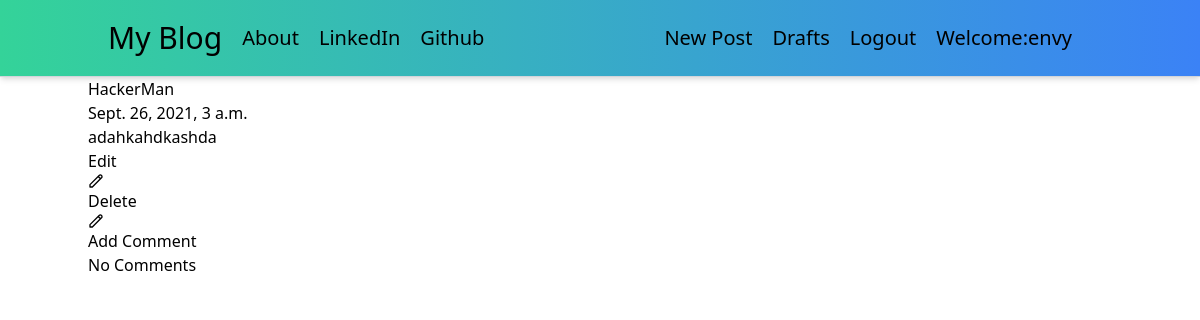
The app's page /blog/post/2/details (signed in) with its own data.
### blog/models.py (models this page shows, shortened)
class Post(models.Model):
    author = models.ForeignKey('auth.user', on_delete=CASCADE)
    title = models.CharField(max_length=200)
    Text = models.TextField()
    date_created = models.DateTimeField(
        default=timezone.datetime.now, editable=True)
    publish_date = models.DateTimeField(blank=True, null=True)

### blog/views.py (the view)
# urls.py: path('post/<int:pk>/details', views.PostDetailView.as_view(), name='post_detail'),
class PostDetailView(DetailView):
    model = Post

### blog/templates/blog/post_detail.html
{% extends "blog/base.html" %} {% block content %}
<div>
  <h1>{{post.title}}</h1>
</div>
{% if post.publish_date %}
<div>
  <h4>{{post.publish_date}}</h4>
</div>
{% else %}
<a class="" href="{% url 'blog:post_publish' pk=post.pk %}">Publish</a>
{% endif %}
<p class="">{{ post.Text|safe|linebreaksbr }}</p>
{% if user.is_authenticated %}
<a class="" href="{% url 'blog:post_edit' pk=post.pk %}">
  <span
    >Edit
    <svg
      xmlns="http://www.w3.org/2000/svg"
      class="h-4 w-4"
      fill="none"
      viewBox="0 0 24 24"
      stroke="currentColor"
    >
      <path
        stroke-linecap="round"
        stroke-linejoin="round"
        stroke-width="2"
        d="M15.232 5.232l3.536 3.536m-2.036-5.036a2.5 2.5 0 113.536 3.536L6.5 21.036H3v-3.572L16.732 3.732z"
      /></svg></span
></a>
<a class="" href="{% url 'blog:post_delete' pk=post.pk %}"
  >Delete
  <span class=""
    ><svg
      xmlns="http://www.w3.org/2000/svg"
      class="h-4 w-4"
      fill="none"
      viewBox="0 0 24 24"
      stroke="currentColor"
    >
      <path
        stroke-linecap="round"
        stroke-linejoin="round"
        stroke-width="2"
        d="M15.232 5.232l3.536 3.536m-2.036-5.036a2.5 2.5 0 113.536 3.536L6.5 21.036H3v-3.572L16.732 3.732z"
      /></svg></span
></a>
{% endif %}
<a
  class="button"
  type="submit"
  href="{% url 'blog:add_comment_to_post' pk=post.pk %}"
  >Add Comment</a
>
<div class="container">
  {% for comments in post.comments.all %} <br />
  {% if user.is_authenticated or comment.approved_comment %} {{
  comment.created_date }} {% if not comment.approved_comment %}
  <a class="" href="{% url 'blog:comment_delete' pk=comment.pk %}"
    >Delete
    <span class=""
      ><svg
        xmlns="http://www.w3.org/2000/svg"
        class="h-4 w-4"
        fill="none"
        viewBox="0 0 24 24"
        stroke="currentColor"
      >
        <path
          stroke-linecap="round"
          stroke-linejoin="round"
          stroke-width="2"
          d="M15.232 5.232l3.536 3.536m-2.036-5.036a2.5 2.5 0 113.536 3.536L6.5 21.036H3v-3.572L16.732 3.732z"
        /></svg></span
  ></a>
  <a class="" href="{% url 'blog:comment_approve' pk=comment.pk %}"
    >Delete
    <span class=""
      ><svg
        xmlns="http://www.w3.org/2000/svg"
        class="h-4 w-4"
        fill="none"
        viewBox="0 0 24 24"
        stroke="currentColor"
      >
        <path
          stroke-linecap="round"
          stroke-linejoin="round"
          stroke-width="2"
          d="M15.232 5.232l3.536 3.536m-2.036-5.036a2.5 2.5 0 113.536 3.536L6.5 21.036H3v-3.572L16.732 3.732z"
        /></svg></span
  ></a>
  {% endif %}
  <p>{{comment.text|safe|linebreaks}}</p>
  <p>Posted By:{{comment.author}}</p>
  {% endif %} {% empty %}
  <p>No Comments</p>
  {% endfor %}
</div>
{% endblock content %}

### blog/templates/blog/base.html (shortened to what this page needs)
{% load static %} {% load tailwind_tags %}
<!DOCTYPE html>
<html lang="en">
  <head>
    {% tailwind_css %}
    <link
      rel="stylesheet"
      href="//cdn.jsdelivr.net/npm/medium-editor@latest/dist/css/medium-editor.min.css"
      type="text/css"
      media="screen"
      charset="utf-8"
    />
    <link rel="stylesheet" href="{% static 'styles.css' %} " />
  </head>
  <body>
    <header
      class="
        text-grey-700
        body-font
        border-b border-gray-300
        bg-gradient-to-r
        from-green-400
        to-blue-500
        shadow-md
      "
    >
      {% if user.is_authenticated %}
      <div
        class="
          container
          mx-auto
          flex flex-wrap
          p-5
          flex-col
          md:flex-row
          items-center
          text-grey-500
        "
      >
        <nav class="flex title-font font-medium items-center mb-4 md:mb-0">
          <a
            class="mr-5 hover:text-purple-900 text-3xl"
            href="{% url 'blog:post_list' %}"
            >My Blog</a
          >
          <a
            href="{% url 'blog:about' %}"
            class="mr-5 hover:text-purple-900 text-xl"
            >About</a
          >
          <a
            href="https://linkedin.com"
            class="mr-5 hover:text-purple-500 text-xl"
            >LinkedIn</a
          >
          <a
            href="https://github.com"
            class="mr-5 hover:text-purple-500 text-xl"
            >Github</a
          >
        </nav>
        <nav
          class="
            md:ml-auto
            flex flex-wrap
            items-center
            text-base
            justify-center
          "
        >
          <a
            href="{% url 'blog:post_new' %}"
            class="mr-5 hover:text-green-500 text-xl"
            >New Post</a
          >
          <a
            href="{% url 'blog:post_draft_list' %}"
            class="mr-5 hover:text-green-500 text-xl"
            >Drafts</a
          >
          <a href="{% url 'logout' %}" class="mr-5 hover:text-green-500 text-xl"
            >Logout</a
          >
          <a href="#" class="mr-5 hover:text-green-500 text-xl"
            >Welcome:{{user.username}}</a
          >
        {% endif %}
      </div>
    </header>
    <div class="container mx-auto">
      <div class="grid-rows-1">
        <div class="md-8">
          <div class="blog_posts">{% block content %} {% endblock %}</div>
        </div>
      </div>
    </div>
  </body>
</html>

### records on screen
Post: title "HackerMan", publish_date "Sept. 26, 2021, 3 a.m.", Text "adahkahdkashda"

### other values on screen
{{ user.username }} "envy"
